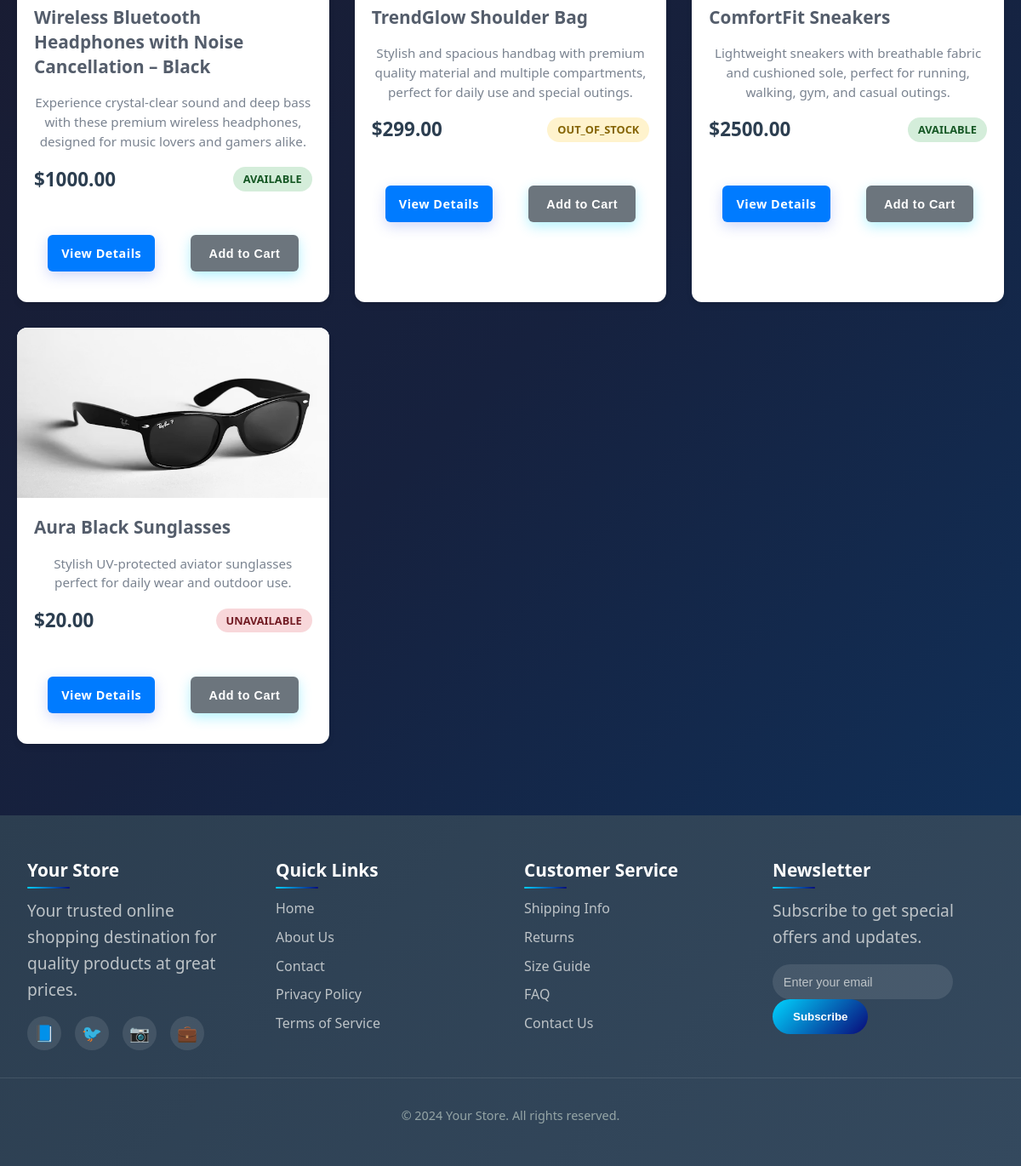
The app's page /newApp/ (lower part), older data.
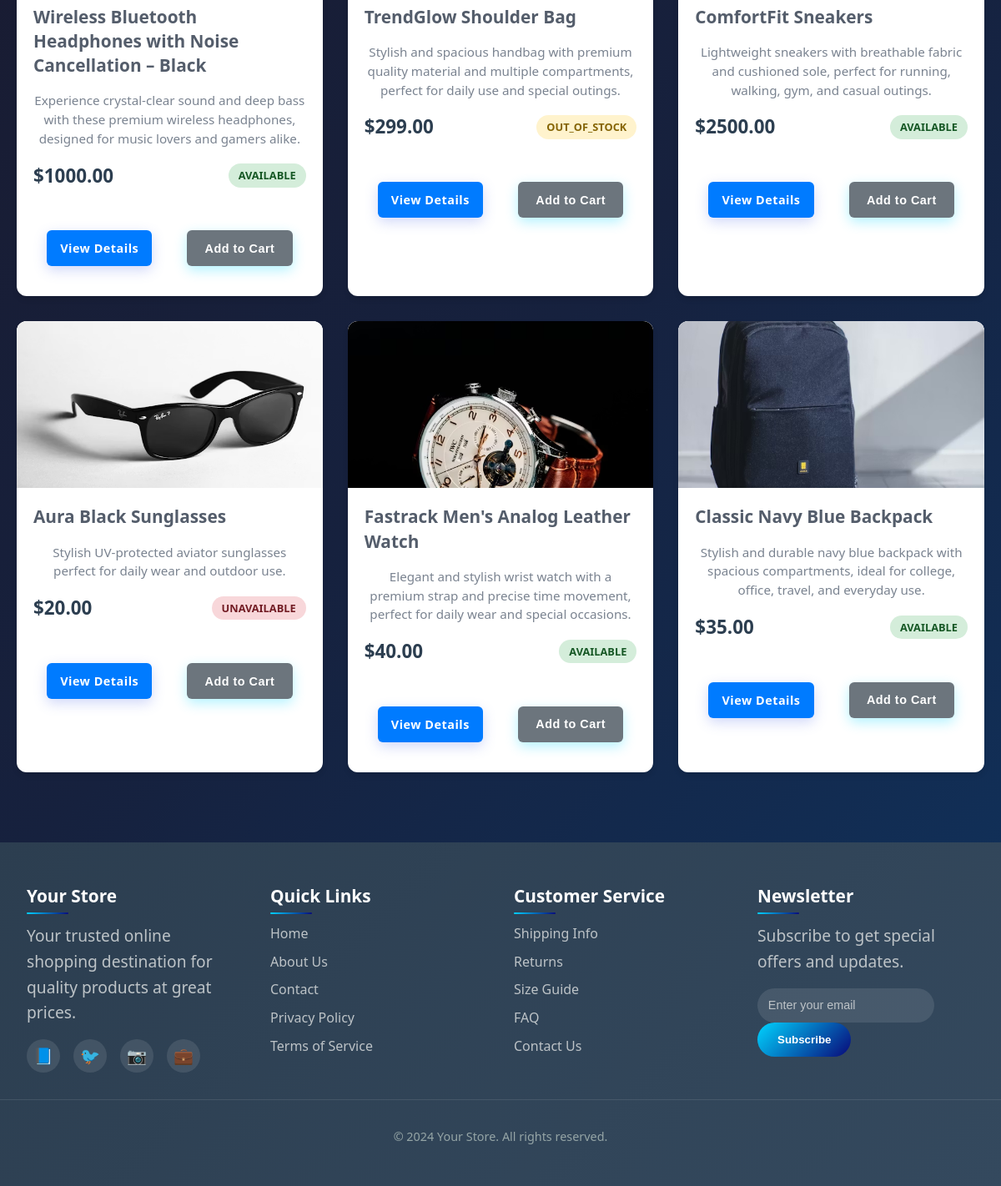
The same page, newer data.
### newApp/models.py (models this page shows, shortened)
class Product(models.Model):
    PRODUCT_STATUS =  (
        ('available', 'Available'),
        ('unavailable', 'Unavailable'),
        ('out_of_stock', 'Out of Stock'),
        ('discontinued', 'Discontinued'),
    )
    name = models.CharField(max_length=100)
    price = models.DecimalField(max_digits=10, decimal_places=2)
    image = models.ImageField(upload_to='products/')
    description = models.TextField()
    created_at = models.DateTimeField(default=timezone.now)
    status = models.CharField(max_length=20, choices=PRODUCT_STATUS, default='available')

### newApp/views.py (the view)
# urls.py: path('',views.app, name='home'),
def app(request):
    products = Product.objects.all()
    return render(request, 'newApp/app.html', {'products': products})

### newApp/templates/newApp/app.html (shortened to what this page needs)
{% extends 'website/layout.html' %}
{% block content %}
<div class="products-container">
    {% if products %}
        <div class="products-grid">
            {% for product in products %}
            <div class="product-card">
                <div class="product-image">
                    {% if product.image %}
                        <img src="{{ product.image.url }}" alt="{{ product.name }}">
                    {% else %}
                        <div class="no-image">No Image</div>
                    {% endif %}
                </div>
                <div class="product-info">
                    <h3 class="product-name">{{ product.name }}</h3>
                    <p class="product-description">{{ product.description|truncatewords:20 }}</p>
                    <div class="product-footer">
                        <span class="product-price">${{ product.price }}</span>
                        <span class="product-status status-{{ product.status }}">{{ product.status }}</span>
                    </div>
                    <div class="product-actions">
                        <a href="{% url 'newApp:product_detail' product.id %}" class="btn btn-primary">View Details</a>
                        <button class="btn btn-secondary">Add to Cart</button>
                    </div>
                </div>
            </div>
            {% endfor %}
        </div>
    {% else %}
        <div class="no-products">
            <h2>No Products Available</h2>
            <p>Check back later for new products!</p>
        </div>
    {% endif %}
</div>
{% endblock %}

Row changes from the older to the newer data that the page shows:
added Product: image (picture), name "Fastrack Men's Analog Leather Watch", description "Elegant and stylish wrist watch with a premium strap and precise time movement, perfect for daily wear and special occasions.", price "40.00", status "AVAILABLE"
added Product: image (picture), name "Classic Navy Blue Backpack", description "Stylish and durable navy blue backpack with spacious compartments, ideal for college, office, travel, and everyday use.", price "35.00", status "AVAILABLE"
